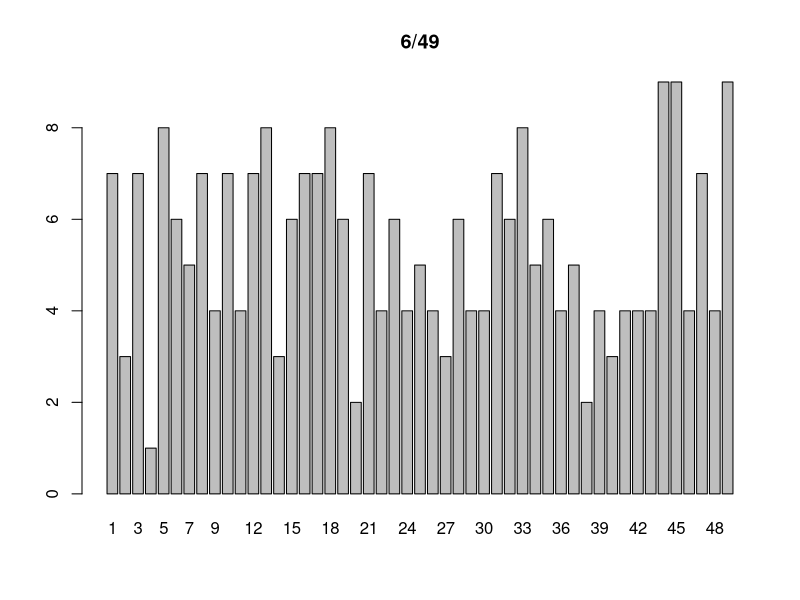

The R source for this figure:
#Lottery Numbers
#6/49

library(plyr)

doc <- read.csv("LNC.csv", TRUE)
y <- count(doc)
barplot(y$freq, names.arg = y$NUM,main = "6/49")